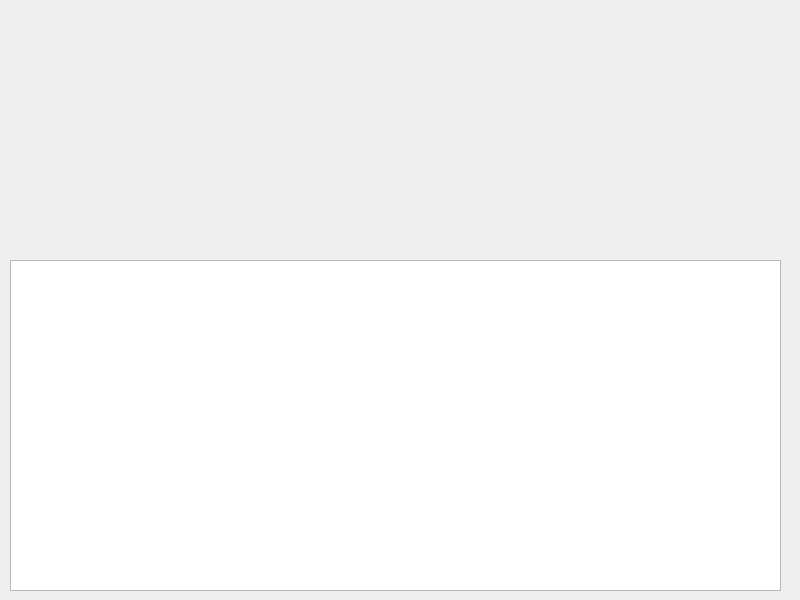
<?xml version="1.0" encoding="UTF-8"?>
<ui version="4.0">
 <class>Widget</class>
 <widget class="QWidget" name="Widget">
  <property name="geometry">
   <rect>
    <x>0</x>
    <y>0</y>
    <width>800</width>
    <height>600</height>
   </rect>
  </property>
  <property name="windowTitle">
   <string>Widget</string>
  </property>
  <widget class="QTextEdit" name="textEdit">
   <property name="geometry">
    <rect>
     <x>10</x>
     <y>260</y>
     <width>771</width>
     <height>331</height>
    </rect>
   </property>
  </widget>
  <widget class="QLabel" name="label">
   <property name="geometry">
    <rect>
     <x>50</x>
     <y>10</y>
     <width>661</width>
     <height>221</height>
    </rect>
   </property>
   <property name="text">
    <string/>
   </property>
  </widget>
 </widget>
 <resources/>
 <connections/>
</ui>
